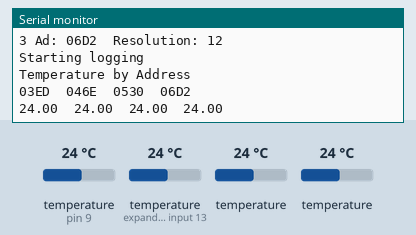
Simulated run of this sketch. Board: Arduino Uno, built with avr-gcc and run on an emulated ATmega328P. On the bench: the last lines printed to the serial monitor. Inputs (shaded band) come from the test bench; at power-on: temperature (sensors on pin 9, expander input 13) 24 °C, temperature 24 °C.

Above: at 1.3 s.
1.4 s: temperature (sensor on pin 9) set to 12 °C
At 4.2 s:
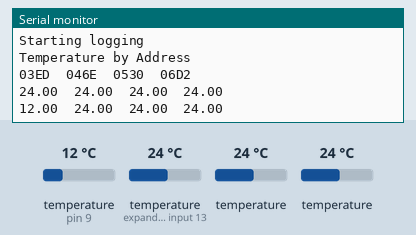
5.2 s: temperature (sensor on expander input 13) set to 12 °C
At 7.6 s:
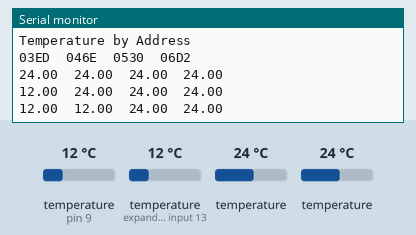
9.0 s: temperature (sensor 209) set to 12 °C
At 9.8 s:
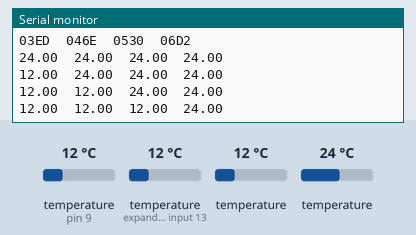
12.8 s: temperature (sensor 309) set to 12 °C
At 15.4 s:
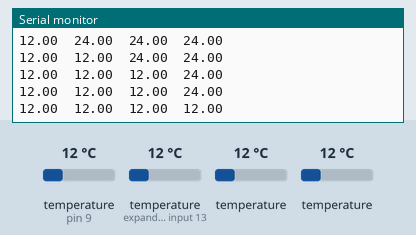
16.6 s: temperature (sensor on pin 9) set to 19 °C
At 18.9 s:
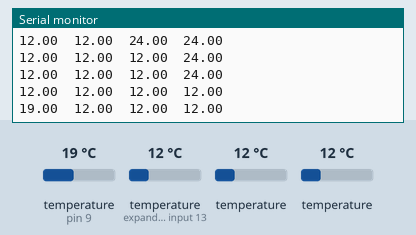
20.4 s: temperature (sensor on expander input 13) set to 19 °C
At 21.1 s:
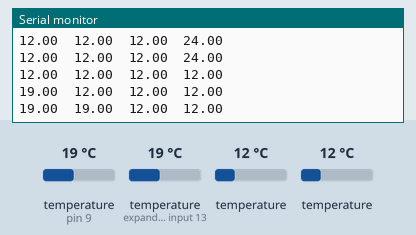
Timing chart, 0 to 23.4 s (numbered marks = the images above; inputs shaded):
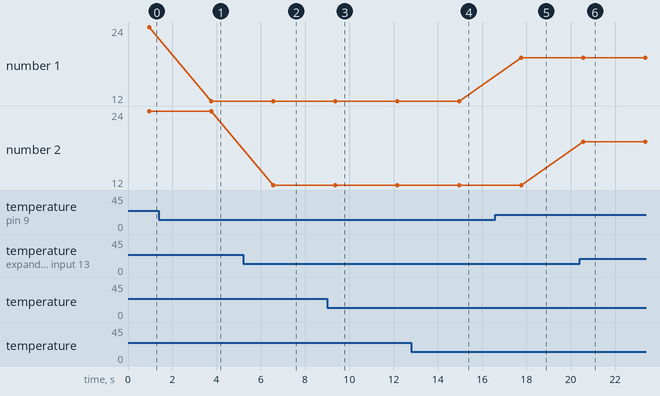

The sketch:

18B20_multi_reads.ino
```cpp
// forked directly from Mutiple/Dallas Temperature
#include <OneWire.h>
#include <DallasTemperature.h>
#define ONE_WIRE_BUS 9
#define TEMPERATURE_PRECISION 12
OneWire oneWire(ONE_WIRE_BUS);
DallasTemperature sensors(&oneWire);
DeviceAddress one, two, three, four;

// Assign address manually. The addresses below will beed to be changed
// to valid device addresses on your bus. Device address can be retrieved
// by using either oneWire.search(deviceAddress) or individually via
// sensors.getAddress(deviceAddress, index)
// DeviceAddress insideThermometer = { 0x28, 0x1D, 0x39, 0x31, 0x2, 0x0, 0x0, 0xF0 };
// DeviceAddress outsideThermometer   = { 0x28, 0x3F, 0x1C, 0x31, 0x2, 0x0, 0x0, 0x2 };

void setup(void){
  Serial.begin(9600);
  sensors.begin();
  // locate devices on the bus
  Serial.print("Locating devices...");
  Serial.print("Found ");
  Serial.print(sensors.getDeviceCount(), DEC);
  Serial.println(" devices.");

  // report parasite power requirements
  Serial.print("Parasite power is: ");
  if (sensors.isParasitePowerMode()) Serial.println("ON");
  else Serial.println("OFF");

  // Search for devices on the bus and assign based on an index. Ideally,
  // you would do this to initially discover addresses on the bus and then
  // use those addresses and manually assign them (see above) once you know
  // the devices on your bus (and assuming they don't change).
  //
  // method 1: by index
  if (!sensors.getAddress(one, 0)) Serial.println("Unable to find address for Device 0");
  if (!sensors.getAddress(two, 1)) Serial.println("Unable to find address for Device 1");
  if (!sensors.getAddress(three,2)) Serial.println("Unable to find address for Device 2");
  if (!sensors.getAddress(four, 3)) Serial.println("Unable to find address for Device 3");

  // set the resolution to 8/9/10 bit per device
  sensors.setResolution(one, TEMPERATURE_PRECISION);
  sensors.setResolution(two, TEMPERATURE_PRECISION);
  sensors.setResolution(three, TEMPERATURE_PRECISION);
  sensors.setResolution(four, TEMPERATURE_PRECISION);

    // show the addresses we found on the bus
  Serial.print("0 Ad: ");
  printAddress(one);
  Serial.print("\tResolution: ");
  Serial.println(sensors.getResolution(one), DEC);
  Serial.print("1 Ad: ");
  printAddress(two);
  Serial.print("\tResolution: ");
  Serial.println(sensors.getResolution(two), DEC);
  Serial.print("2 Ad: ");
  printAddress(three);
  Serial.print("\tResolution: ");
  Serial.println(sensors.getResolution(three), DEC);
  Serial.print("3 Ad: ");
  printAddress(four);
  Serial.print("\tResolution: ");
  Serial.println(sensors.getResolution(four), DEC);
  Serial.println("Starting logging");
  Serial.println("Temperature by Address");

  printAddress(one);
  Serial.print("\t");
  printAddress(two);
  Serial.print("\t");
  printAddress(three);
  Serial.print("\t");
  printAddress(four);
  Serial.print("\n");
}

/*
   Main function, calls the temperatures in a loop.
*/
void loop(void)
{
  // call sensors.requestTemperatures() to issue a global temperature
  // request to all devices on the bus
  sensors.requestTemperatures();
  printData(one);
  Serial.print("\t");
  printData(two);
  Serial.print("\t");
  printData(three);
  Serial.print("\t");
  printData(four);
  Serial.print("\n");
  delay(2000);
}

// function to print a device address
void printAddress(DeviceAddress deviceAddress){
  for (uint8_t i = 6; i < 8; i++){
    // zero pad the address if necessary
    if (deviceAddress[i] < 16) Serial.print("0");
    Serial.print(deviceAddress[i], HEX);
  }
}
// main function to print information about a device
void printData(DeviceAddress deviceAddress){
  float tempC = sensors.getTempC(deviceAddress);
//  Serial.println("");
//  printAddress(deviceAddress);
  Serial.print(tempC);
//  return tempC;
}
```

Measured:
- after the input at 1.4 s, the serial monitor: prints a new line after 2.4 s (image 1)
- after the input at 5.2 s, the serial monitor: prints a new line after 1.4 s (image 2)
- after the input at 9.0 s, the serial monitor: prints a new line after 0.36 s (image 3)
- after the input at 12.8 s, the serial monitor: prints a new line after 2.2 s (image 4)
- after the input at 16.6 s, the serial monitor: prints a new line after 1.2 s (image 5)
- after the input at 20.4 s, the serial monitor: prints a new line after 0.17 s (image 6)
- plotted number 1: 12 → 19 after the input at 16.6 s
